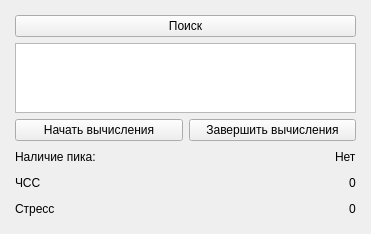
<?xml version="1.0" encoding="UTF-8"?>
<ui version="4.0">
 <class>MainWindow</class>
 <widget class="QMainWindow" name="MainWindow">
  <property name="geometry">
   <rect>
    <x>0</x>
    <y>0</y>
    <width>371</width>
    <height>229</height>
   </rect>
  </property>
  <property name="windowTitle">
   <string>MainWindow</string>
  </property>
  <widget class="QWidget" name="centralwidget">
   <layout class="QVBoxLayout" name="verticalLayout">
    <property name="sizeConstraint">
     <enum>QLayout::SizeConstraint::SetDefaultConstraint</enum>
    </property>
    <property name="leftMargin">
     <number>15</number>
    </property>
    <property name="topMargin">
     <number>15</number>
    </property>
    <property name="rightMargin">
     <number>15</number>
    </property>
    <property name="bottomMargin">
     <number>15</number>
    </property>
    <item>
     <widget class="QPushButton" name="searchButton">
      <property name="text">
       <string>Поиск</string>
      </property>
      <property name="autoDefault">
       <bool>false</bool>
      </property>
      <property name="default">
       <bool>false</bool>
      </property>
      <property name="flat">
       <bool>false</bool>
      </property>
     </widget>
    </item>
    <item>
     <widget class="QListWidget" name="foundedListWidget"/>
    </item>
    <item>
     <layout class="QHBoxLayout" name="horizontalLayout">
      <item>
       <widget class="QPushButton" name="startCalcButton">
        <property name="text">
         <string>Начать вычисления</string>
        </property>
       </widget>
      </item>
      <item>
       <widget class="QPushButton" name="stopCalcButton">
        <property name="text">
         <string>Завершить вычисления</string>
        </property>
       </widget>
      </item>
     </layout>
    </item>
    <item>
     <layout class="QVBoxLayout" name="resistLayout">
      <item>
       <layout class="QHBoxLayout" name="horizontalLayout_6">
        <item>
         <widget class="QLabel" name="label_3">
          <property name="text">
           <string>Наличие пика:</string>
          </property>
         </widget>
        </item>
        <item>
         <spacer name="horizontalSpacer_4">
          <property name="orientation">
           <enum>Qt::Orientation::Horizontal</enum>
          </property>
          <property name="sizeHint" stdset="0">
           <size>
            <width>40</width>
            <height>20</height>
           </size>
          </property>
         </spacer>
        </item>
        <item>
         <widget class="QLabel" name="hasRR">
          <property name="text">
           <string>Нет</string>
          </property>
         </widget>
        </item>
       </layout>
      </item>
      <!-- значение -->
      <item>
       <layout class="QHBoxLayout" name="horizontalLayout_7">
        <item>
         <widget class="QLabel" name="label_4">
          <property name="text">
           <string>ЧСС</string>
          </property>
         </widget>
        </item>
        <item>
         <spacer name="horizontalSpacer_5">
          <property name="orientation">
           <enum>Qt::Orientation::Horizontal</enum>
          </property>
          <property name="sizeHint" stdset="0">
           <size>
            <width>40</width>
            <height>20</height>
           </size>
          </property>
         </spacer>
        </item>
        <item>
         <widget class="QLabel" name="hrValue">
          <property name="text">
           <string>0</string>
          </property>
         </widget>
        </item>
       </layout>
      </item>
      <!-- конец значения -->
      <item>
       <layout class="QHBoxLayout" name="horizontalLayout_7">
        <item>
         <widget class="QLabel" name="label_5">
          <property name="text">
           <string>Стресс</string>
          </property>
         </widget>
        </item>
        <item>
         <spacer name="horizontalSpacer_5">
          <property name="orientation">
           <enum>Qt::Orientation::Horizontal</enum>
          </property>
          <property name="sizeHint" stdset="0">
           <size>
            <width>40</width>
            <height>20</height>
           </size>
          </property>
         </spacer>
        </item>
        <item>
         <widget class="QLabel" name="piValue">
          <property name="text">
           <string>0</string>
          </property>
         </widget>
        </item>
       </layout>
      </item>
      <!-- конец -->
     </layout>
    </item>
    <item>
     <spacer>
      <property name="orientation">
       <enum>Qt::Orientation::Vertical</enum>
      </property>
      <property name="sizeHint" stdset="0">
       <size>
        <width>20</width>
        <height>40</height>
       </size>
      </property>
     </spacer>
    </item>
   </layout>
  </widget>
 </widget>
 <resources/>
 <connections/>
</ui>
